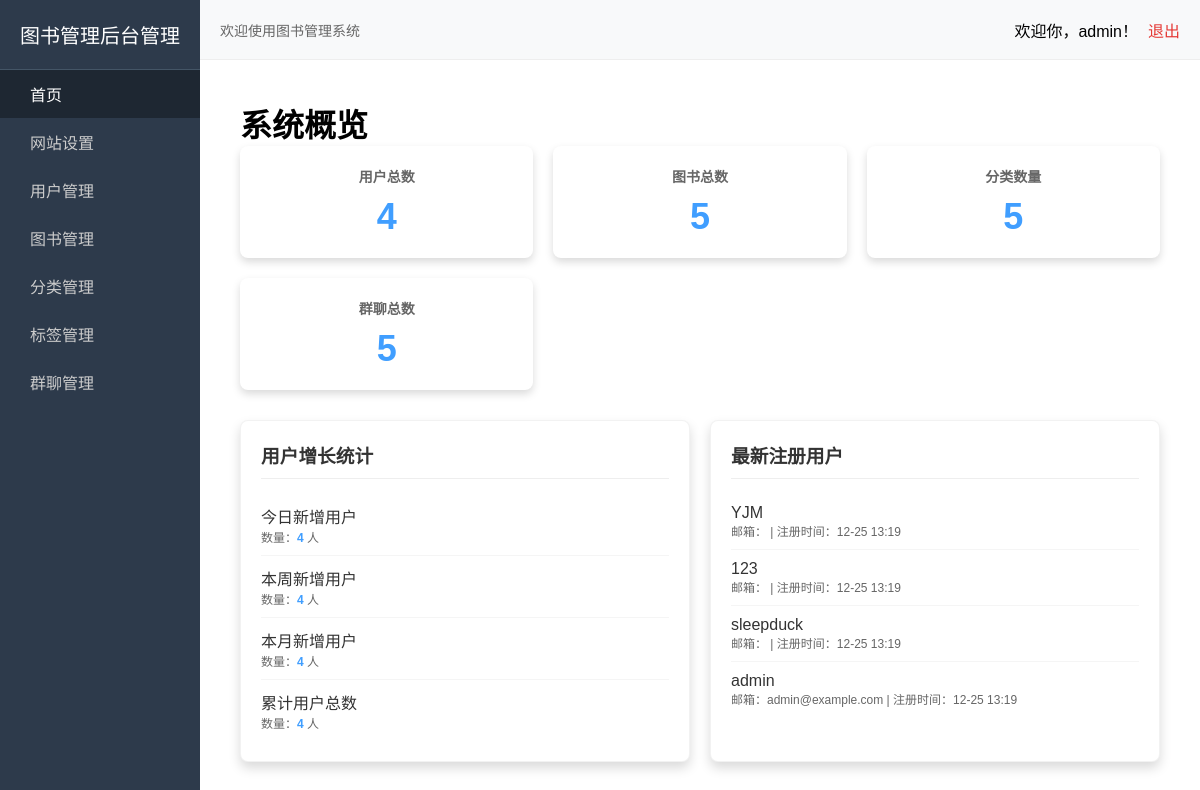
The page /php/home.php (signed in) on the database its author committed.
### tables this page shows
CREATE TABLE IF NOT EXISTS `users` (
  `id` INT(11) NOT NULL AUTO_INCREMENT COMMENT '用户ID，自增主键',
  `username` VARCHAR(50) NOT NULL COMMENT '用户账号，唯一',
  `password` VARCHAR(50) NOT NULL COMMENT '用户密码（明文）',
  `phone` VARCHAR(20) DEFAULT NULL COMMENT '手机号',
  `email` VARCHAR(50) DEFAULT NULL COMMENT '邮箱',
  `status` TINYINT(1) DEFAULT 1 COMMENT '用户状态（1启用，0禁用）',
  `avatar` VARCHAR(255) DEFAULT NULL COMMENT '头像地址',
  `gender` TINYINT(1) DEFAULT 0 COMMENT '性别（0未知，1男，2女）',
  `intro` VARCHAR(255) DEFAULT NULL COMMENT '个人简介',
  `role` VARCHAR(20) DEFAULT '员工' COMMENT '角色（admin为管理员，员工为员工，用户为普通用户）',
  `create_time` DATETIME DEFAULT CURRENT_TIMESTAMP COMMENT '创建时间',
  PRIMARY KEY (`id`),
  UNIQUE KEY `username_unique` (`username`),
  KEY `phone_index` (`phone`),
  KEY `email_index` (`email`)
);

### php/home.php (the view, shortened to what this page needs)
<?php
$pdo = getPDOConnection();
$userCount = $pdo->query("SELECT COUNT(*) FROM users")->fetchColumn();
$bookCount = $pdo->query("SELECT COUNT(*) FROM books")->fetchColumn();
$categoryCount = $pdo->query("SELECT COUNT(*) FROM categories")->fetchColumn();
$chatGroupCount = $pdo->query("SELECT COUNT(*) FROM chat_groups")->fetchColumn();
$todayUsers = $pdo->query("SELECT COUNT(*) FROM users WHERE DATE(create_time) = CURDATE()")->fetchColumn();
$weekUsers = $pdo->query("SELECT COUNT(*) FROM users WHERE YEARWEEK(create_time) = YEARWEEK(NOW())")->fetchColumn();
$monthUsers = $pdo->query("SELECT COUNT(*) FROM users WHERE YEAR(create_time) = YEAR(NOW()) AND MONTH(create_time) = MONTH(NOW())")->fetchColumn();
$latestUsers = $pdo->query("SELECT username, email, create_time FROM users ORDER BY create_time DESC LIMIT 5")->fetchAll();
?>
<!DOCTYPE html>
<html lang="zh-CN">
<head>
    <link rel="stylesheet" href="/admin-book/css/user_manage.css">
</head>
<body>
    <div class="sidebar">
        <div class="logo">图书管理后台管理</div>
        <ul>
            <li><a href="home.php" class="active"><i class="icon fa fa-home"></i>首页</a></li>
            <li><a href="site_setting.php"><i class="icon fa fa-cog"></i>网站设置</a></li>
            <li><a href="user_manage.php"><i class="icon fa fa-user"></i>用户管理</a></li>
            <li><a href="book_manage.php"><i class="icon fa fa-book"></i>图书管理</a></li>
            <li><a href="category_manage.php"><i class="icon fa fa-list"></i>分类管理</a></li>
            <li><a href="tag_manage.php"><i class="icon fa fa-tags"></i>标签管理</a></li>
            <li><a href="group_manage.php"><i class="icon fa fa-comments"></i>群聊管理</a></li>
        </ul>
    </div>
    <div class="topbar">
        <div class="random-joke">欢迎使用图书管理系统</div>
        <div class="user-info">欢迎你，<?php echo $_SESSION['username']; ?>！<a href="logout.php">退出</a></div>
    </div>
    <div class="main">
        <div class="dashboard">
            <h1>系统概览</h1>
            <div class="stats-grid">
                <div class="stat-card">
                    <h3>用户总数</h3>
                    <div class="stat-number"><?php echo $userCount; ?></div>
                </div>
                <div class="stat-card">
                    <h3>图书总数</h3>
                    <div class="stat-number"><?php echo $bookCount; ?></div>
                </div>
                <div class="stat-card">
                    <h3>分类数量</h3>
                    <div class="stat-number"><?php echo $categoryCount; ?></div>
                </div>
                <div class="stat-card">
                    <h3>群聊总数</h3>
                    <div class="stat-number"><?php echo $chatGroupCount; ?></div>
                </div>
            </div>
            <div class="recent-section">
                <div class="recent-card">
                    <h3>用户增长统计</h3>
                    <ul class="recent-list">
                        <li>
                            <div class="book-title">今日新增用户</div>
                            <div class="book-info">
                                数量：<span style="color: #409eff; font-weight: bold;"><?php echo $todayUsers; ?></span> 人
                            </div>
                        </li>
                        <li>
                            <div class="book-title">本周新增用户</div>
                            <div class="book-info">
                                数量：<span style="color: #409eff; font-weight: bold;"><?php echo $weekUsers; ?></span> 人
                            </div>
                        </li>
                        <li>
                            <div class="book-title">本月新增用户</div>
                            <div class="book-info">
                                数量：<span style="color: #409eff; font-weight: bold;"><?php echo $monthUsers; ?></span> 人
                            </div>
                        </li>
                        <li>
                            <div class="book-title">累计用户总数</div>
                            <div class="book-info">
                                数量：<span style="color: #409eff; font-weight: bold;"><?php echo $userCount; ?></span> 人
                            </div>
                        </li>
                    </ul>
                </div>
                <div class="recent-card">
                    <h3>最新注册用户</h3>
                    <ul class="recent-list">
                        <?php foreach ($latestUsers as $user): ?>
                        <li>
                            <div class="book-title"><?php echo $user['username']; ?></div>
                            <div class="book-info">
                                邮箱：<?php echo $user['email']; ?> |
                                注册时间：<?php echo date('m-d H:i', strtotime($user['create_time'])); ?>
                            </div>
                        </li>
                        <?php endforeach; ?>
                    </ul>
                </div>
            </div>
        </div>
    </div>
</body>
</html>

### css/user_manage.css (style rules this page uses)
* { margin: 0; padding: 0; box-sizing: border-box; font-family: "Microsoft Yahei", sans-serif; }
.sidebar { width: 200px; height: 100vh; background-color: #2d3a4b; color: #fff; position: fixed; top: 0; left: 0; padding-top: 20px; }
.sidebar .logo { padding: 0 20px 20px; font-size: 20px; border-bottom: 1px solid #445566; }
.sidebar ul { list-style: none; }
.sidebar li a { display: block; padding: 12px 20px; color: #ccc; text-decoration: none; transition: all 0.3s; }
.sidebar li a:hover, .sidebar li a.active { background-color: #1e2732; color: #fff; }
.topbar { margin-left: 200px; height: 60px; background-color: #f8f9fa; border-bottom: 1px solid #eee; display: flex; justify-content: space-between; align-items: center; padding: 0 20px; }
.topbar .random-joke { color: #666; font-size: 14px; }
.topbar .user-info a { color: #e53935; text-decoration: none; margin-left: 10px; }
.main { margin-left: 200px; padding: 20px; }

### php/home.php (style rules this page uses)
.dashboard { padding: 20px; }
.stats-grid { display: grid; grid-template-columns: repeat(auto-fit, minmax(250px, 1fr)); gap: 20px; margin-bottom: 30px; }
.stat-card { background: white; padding: 20px; border-radius: 8px; box-shadow: 0 4px 8px rgba(0,0,0,0.15); text-align: center; transition: box-shadow 0.3s ease; }
.stat-card h3 { color: #666; font-size: 14px; margin-bottom: 10px; }
.stat-number { font-size: 36px; font-weight: bold; color: #409eff; }
.recent-section { display: grid; grid-template-columns: 1fr 1fr; gap: 20px; }
.recent-card { background: white; padding: 20px; border-radius: 8px; box-shadow: 0 6px 12px rgba(0,0,0,0.15); transition: all 0.3s ease; border: 1px solid rgba(0,0,0,0.05); position: relative; z-index: 1; }
.recent-card h3 { margin-bottom: 15px; color: #333; border-bottom: 1px solid #eee; padding-bottom: 10px; }
.recent-list { list-style: none; }
.recent-list li { padding: 10px 0; border-bottom: 1px solid #f5f5f5; }
.recent-list li:last-child { border-bottom: none; }
.book-title { font-weight: 500; color: #333; }
.book-info { font-size: 12px; color: #666; }

### rows shown on the page
users: username "YJM", create_time "12-25 13:19"
users: username "123", create_time "12-25 13:19"
users: username "sleepduck", create_time "12-25 13:19"
users: username "admin", email "admin@example.com", create_time "12-25 13:19"

### other values the page prints
$_SESSION['username'] "admin"
$userCount "4"
$bookCount "5"
$categoryCount "5"
$chatGroupCount "5"
$todayUsers "4"
$weekUsers "4"
$monthUsers "4"
